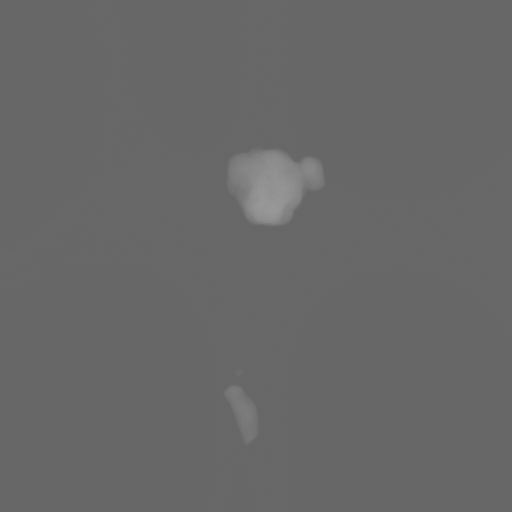
#> input picture STEMSerialED/v2/utils/TargetImg.tif, 512 x 512 px, found by its file name
$ python SegmentTargetImg.py
#> lines starting #> are read from the running program, lines starting #| are printed output that depends on the picture; after the words box and inside, x2 and y2 are one past the last pixel; in counts of white or black regions, pixels touching at a corner belong together
import matplotlib.pyplot as plt
import numpy as np
import array as ay
from scipy import ndimage
from scipy._lib._util import _asarray_validated
from scipy.cluster.vq import kmeans2
from skimage import filters, measure, morphology, segmentation
from collections import namedtuple

storageDir = 'D:\\FastADT_Storage\\'
targetImg = plt.imread(storageDir+'TargetImg.tif')
#> targetImg is the input picture: shape (512, 512) uint16; min 26392, max 39723, mean 26650.3
#> (reads STEMSerialED/v2/utils/ImageSegmentation_parameters.txt from the repository)

def segment_crystals(img, r=71, offset=5, r_footprint=5):
#> called with r = 21, offset = 5, r_footprint = 5
    offset = offset / 65536
    img = img * (1.0 / img.max())
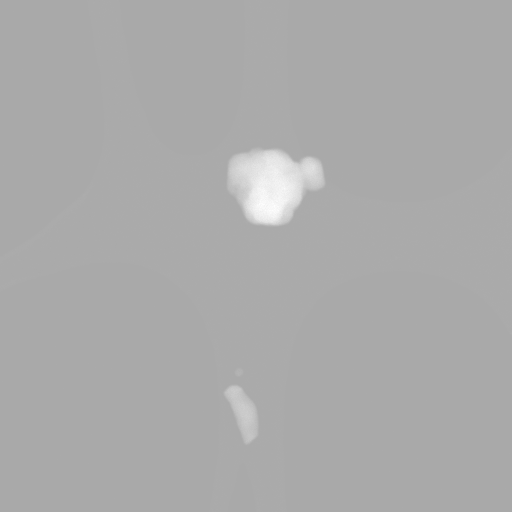
#> img: shape (512, 512) float64; min 0.664, max 1, mean 0.671
    arr = img > filters.threshold_local(img, r, method='mean', offset=offset)
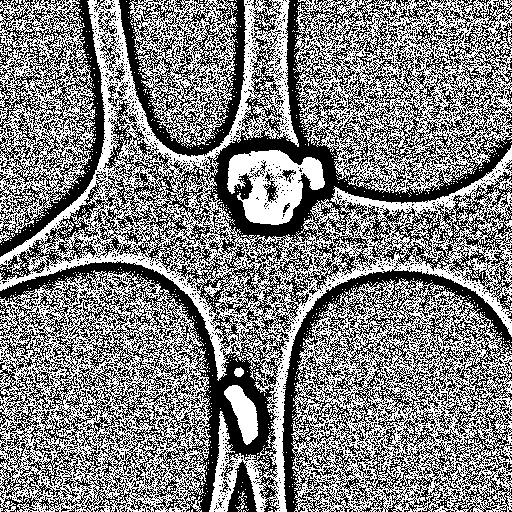
#> arr: shape (512, 512) bool; 51% white; black in thin lines or dots
    arr = np.invert(arr)
#> arr: shape (512, 512) bool; 49% white in thin lines or dots
    arr = morphology.binary_opening(arr, morphology.disk(3))
#> arr: shape (512, 512) bool; 8.6% white; 12 white regions, largest, box (x1, y1, x2, y2) and area: (214, 0, 510, 237) 7054, (176, 289, 271, 512) 4260, (0, 0, 105, 257) 2520
    arr = morphology.remove_small_objects(arr, min_size=4 * 4, connectivity=0)
    arr = morphology.binary_closing(arr, morphology.disk(r_footprint))
#> arr: shape (512, 512) bool; 9.3% white; 6 white regions, box (x1, y1, x2, y2) and area: (119, 0, 512, 237) 10618, (0, 262, 271, 512) 6285, (282, 270, 512, 512) 3866, (0, 0, 105, 257) 2641, (227, 463, 257, 512) 814, (267, 187, 274, 194) 29
    arr = morphology.binary_erosion(arr, morphology.disk(r_footprint))
#> arr: shape (512, 512) bool; 1.1% white; 38 white regions (35 under 20 px), largest, box (x1, y1, x2, y2) and area: (214, 139, 338, 232) 1344, (213, 365, 266, 450) 1213, (234, 473, 250, 503) 215
    bkg = np.invert(morphology.binary_dilation(arr, morphology.disk(r_footprint * 2)) | arr)
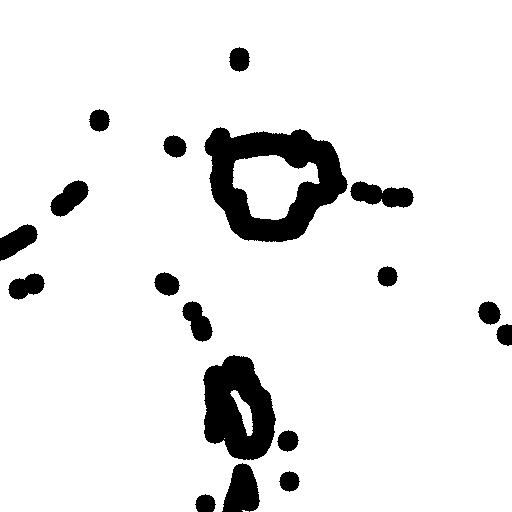
#> bkg: shape (512, 512) bool; 91.4% white; 18 black regions, largest, box (x1, y1, x2, y2) and area: (204, 127, 348, 242) 8371, (203, 355, 276, 460) 5330, (222, 463, 260, 512) 1305
    markers = arr * 2 + bkg
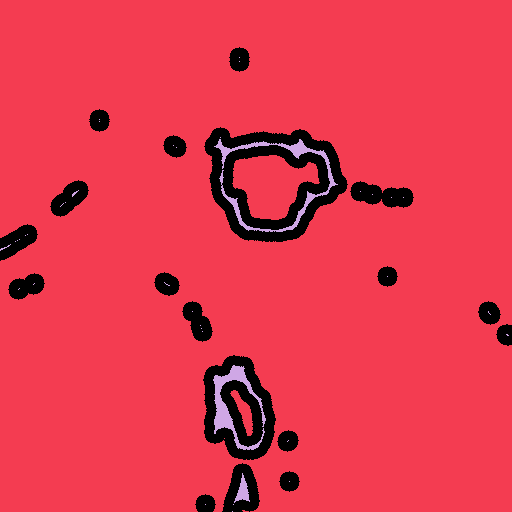
#> markers: shape (512, 512) int64; 3 distinct labels, from 0 to 2; one colour per label, 0 black
    segmented = segmentation.random_walker(img, markers, beta=50, spacing=(5, 5), mode='bf')
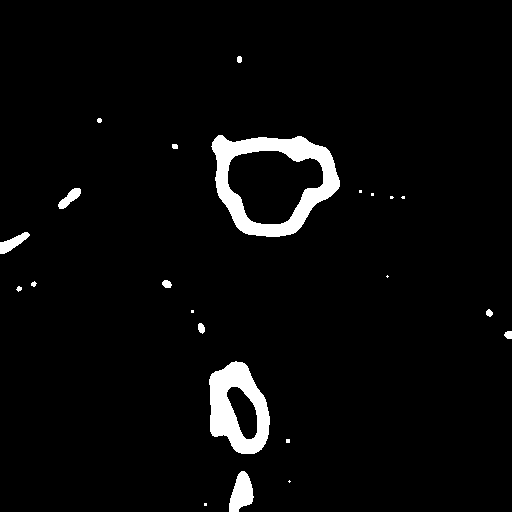
#> segmented: shape (512, 512) int64; values 1 (black) and 2 (white), 3.7% white; 23 white regions (9 under 20 px), largest, box (x1, y1, x2, y2) and area: (211, 135, 340, 237) 4887, (209, 361, 270, 454) 3285, (229, 471, 254, 512) 672
    segmented = segmented.astype(int) - 1
#> segmented: shape (512, 512) int64; values 0 (black) and 1 (white), 3.7% white; 23 white regions (9 under 20 px)
    return arr, segmented

def isedge(prop):
    if (prop._slice[0].start == 0) or \
        (prop._slice[1].start == 0) or \
        (prop._slice[0].stop == prop._intensity_image.shape[0]) or \
            (prop._slice[1].stop == prop._intensity_image.shape[1]):

        hist, edges = np.histogram(prop.intensity_image[prop.image])
        if np.sum(hist) // hist[0] < 2:
            return True
    return False

def whiten(obs, check_finite=False):
    obs = _asarray_validated(obs, check_finite=check_finite)
    std_dev = np.std(obs, axis=0)
    zero_std_mask = std_dev == 0
    if zero_std_mask.any():
        std_dev[zero_std_mask] = 1.0
    return obs / std_dev, std_dev

with open(storageDir+"ImageSegmentation_parameters.txt", "r") as file:
    lines = file.readlines()
    r_mask = int(lines[0].strip())
    bs_filter=int(lines[1].strip())
    maxNumPositions=int(lines[2].strip())
    edgeDetect=int(lines[3].strip())
    pre_smth=int(lines[4].strip())
    px = py = float(lines[5].strip())

if pre_smth == 1:
    targetImg = ndimage.gaussian_filter(targetImg, sigma=(6, 6), order=0);

spread=5
offset=5

crystalPosition = namedtuple('CrystalPosition', ['x', 'y', 'isolated', 'n_clusters', 'area_pixel'])
arr, seg = segment_crystals(targetImg, bs_filter+1, offset, r_mask)
labels, numlabels = ndimage.label(1-seg)
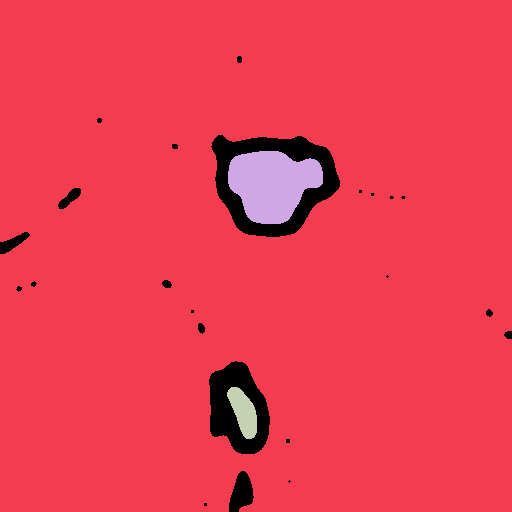
#> labels: shape (512, 512) int32; 4 distinct labels, from 0 to 3; one colour per label, 0 black
#> numlabels = 3
props = measure.regionprops(labels, targetImg)
#> props = 3 regions; box (x1, y1, x2, y2) and area: (0, 0, 512, 512) 246512, (228, 151, 323, 224) 4913, (227, 387, 257, 439) 935

crystals = []
particle_edges = []
for prop in props:
    area = prop.area * px * py
    bbox = np.array(prop.bbox)
    origin = bbox[0:2]
    if isedge(prop):
        continue
    nclust = int(area // spread) + 1
    if nclust > 1:
        coordinates = np.argwhere(prop.image)
        w, std = whiten(coordinates)
        cluster_centroids, closest_centroids = kmeans2(w, nclust, iter=20, minit='points')
        xy = (cluster_centroids * std + origin[0:2])
        crystals.extend([crystalPosition(x, y, False, nclust, prop.area) for x, y in xy])
    else:
        x, y = prop.centroid
        crystals.append(crystalPosition(x, y, True, nclust, prop.area))

    edge_local = np.argwhere(segmentation.find_boundaries(prop.image, mode='outer'))
    edge_global = edge_local + origin[0:2]
    particle_edges.append(edge_global)
#> this loop made 3 passes
#> (area, bbox, nclust, x, y) on passes 2 to 3: (0.0614, [151, 228, 224, 323], 1, 183.6, 271.6), (0.0117, [387, 227, 439, 257], 1, 411.7, 243.2)
#> (area, bbox, hist in isedge) on pass 1: (3.08, [0, 0, 512, 512], [157497, 19549, 9912, 28396, 22678, 6995, 1270, 167, 40, 8])
#> after the loop, crystals = [(183.6, 271.6, True, 1, 4913), (411.7, 243.2, True, 1, 935)]; particle_edges = 2 items

gaussianFiltered=ndimage.gaussian_filter(targetImg,20)
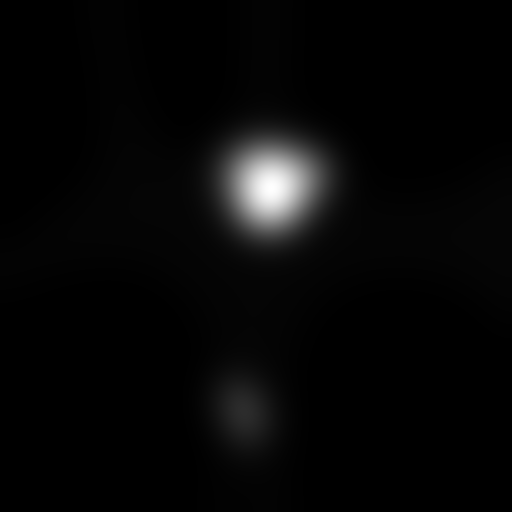
#> gaussianFiltered: shape (512, 512) uint16; min 26420, max 34503, mean 26649.3; drawn with min black and max white

yInt, xInt = np.array([(crystal.x, crystal.y) for crystal in crystals]).T
#> yInt = [183.6, 411.7]; xInt = [271.6, 243.2]
intensityValues = gaussianFiltered[yInt.astype('int'),xInt.astype('int')]
#> intensityValues = [34418, 27833]
orderByIntensity = np.argsort(intensityValues)[::-1]
#> orderByIntensity = [0, 1]
crystals = [crystals[i] for i in orderByIntensity]
particle_edges = [particle_edges[i] for i in orderByIntensity]

index = 0
if len(crystals) < maxNumPositions:
    numCrystals = len(crystals)
#> numCrystals = 2
else:
    numCrystals = maxNumPositions
StoreCrystalPosition = open(storageDir+"Segmentation_CrystalPositions.txt","w+")
StoreCrystalPosition.write(str(numCrystals)+"\n")
if len(crystals) > 0:
    y, x = np.array([(crystal.x, crystal.y) for crystal in crystals]).T
#> y = [183.6, 411.7]; x = [271.6, 243.2]
    for posX, posY in zip(x,y):
        if index < maxNumPositions:
            if edgeDetect==1:
                NParray_particle_edges = particle_edges[index]
                IntValues = gaussianFiltered[(NParray_particle_edges[:,0]-(0.1*(NParray_particle_edges[:,0]-posY))).astype('int'),
                                             (NParray_particle_edges[:,1]-(0.1*(NParray_particle_edges[:,1]-posX))).astype('int')]
                if len(NParray_particle_edges) == 0:
                    x[index] = posX
                    y[index] = posY
                else:
                    Index_minIntValue = np.argmin(IntValues)
                    x[index] = NParray_particle_edges[Index_minIntValue,1]-(0.1*(NParray_particle_edges[Index_minIntValue,1]-posX))
                    y[index] = NParray_particle_edges[Index_minIntValue,0]-(0.1*(NParray_particle_edges[Index_minIntValue,0]-posY))

            StoreCrystalPosition.write(str(x[index])+"\n")
            StoreCrystalPosition.write(str(y[index])+"\n")
            index += 1
#> this loop made 2 passes
#> (posX, posY, Index_minIntValue, index) on passes 1 to 2: (271.6, 183.6, 77, 1), (243.2, 411.7, 0, 2)
#> after the loop, index = 2; x = [316.1, 231.3]; y = [166.9, 389.5]

StoreCrystalPosition.close()
